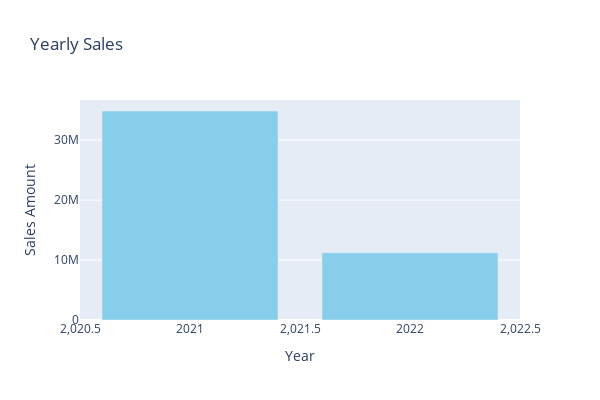

Notebook code for this chart:
### Markdown cell above
**Plotly Interactive Bar Chart**

### Code cell
import plotly.express as px

fig = px.bar(
    x=yearly_sales.index,
    y=yearly_sales.values,
    labels={"x": "Year", "y": "Sales Amount"},
    title="Yearly Sales",
    color_discrete_sequence=["skyblue"]
)
fig.update_layout(width=600, height=400)
fig.show()

### Figure 1 — Plotly figure (JSON) as saved in the notebook; plotly's stock layout.template omitted (floating-point values rounded to 4 significant figures)
{"data": [{"alignmentgroup": "True", "hovertemplate": "Year=%{x}<br>Sales Amount=%{y}<extra></extra>", "legendgroup": "", "marker": {"color": "skyblue", "pattern": {"shape": ""}}, "name": "", "offsetgroup": "", "orientation": "v", "showlegend": false, "textposition": "auto", "type": "bar", "x": [2021, 2022], "xaxis": "x", "y": [34868092, 11218795], "yaxis": "y"}], "layout": {"barmode": "relative", "dragmode": "pan", "height": 400, "legend": {"tracegroupgap": 0}, "title": {"text": "Yearly Sales"}, "width": 600, "xaxis": {"anchor": "y", "autorange": true, "domain": [0, 1], "range": [2020.0, 2022.0], "title": {"text": "Year"}, "type": "linear"}, "yaxis": {"anchor": "x", "autorange": true, "domain": [0, 1], "range": [0, 36700000.0], "title": {"text": "Sales Amount"}, "type": "linear"}}}
